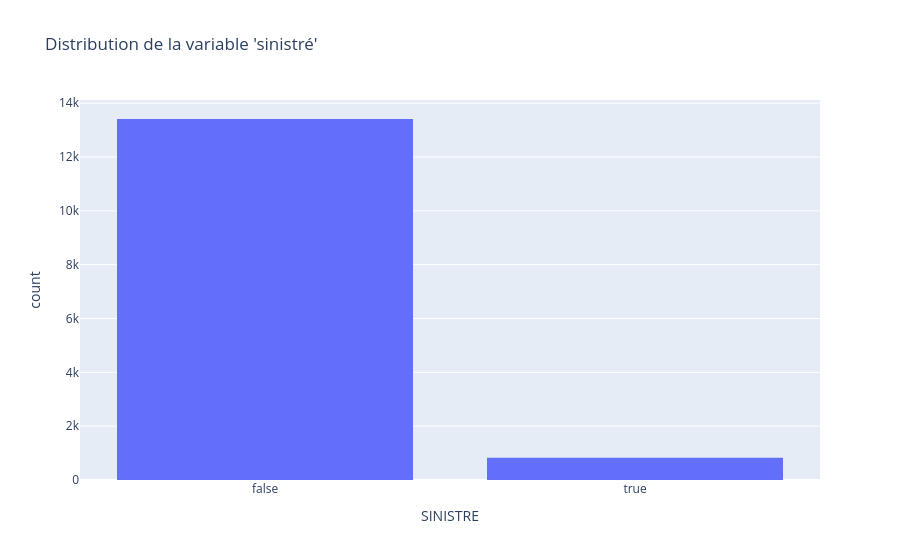

Write notebook code for a chart like this one.
### Code cell
# Observation de la distribution
fig = px.histogram(
    data_model, x="SINISTRE", title="Distribution de la variable 'sinistré'"
)
fig.show()

### Figure 1 — Plotly figure (JSON) as saved in the notebook; plotly's stock layout.template omitted (floating-point values rounded to 4 significant figures; data arrays with more than 128 entries replaced by an {"elided": "..."} marker saying what was removed)
{"data": [{"bingroup": "x", "hovertemplate": "SINISTRE=%{x}<br>count=%{y}<extra></extra>", "legendgroup": "", "marker": {"color": "#636efa", "pattern": {"shape": ""}}, "name": "", "orientation": "v", "showlegend": false, "type": "histogram", "x": {"elided": "14236 bool values"}, "xaxis": "x", "yaxis": "y"}], "layout": {"barmode": "relative", "legend": {"tracegroupgap": 0}, "title": {"text": "Distribution de la variable 'sinistré'"}, "xaxis": {"anchor": "y", "domain": [0, 1], "title": {"text": "SINISTRE"}}, "yaxis": {"anchor": "x", "domain": [0, 1], "title": {"text": "count"}}}}
